Frame 1 (no input): blank canvas, image omitted
Frame 60 (the mouse pressed at the canvas centre just before this capture): blank canvas, image omitted
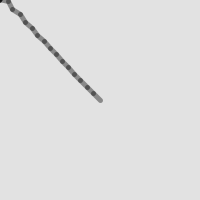
Frame 120 (the mouse held since frame 60 and released just before this capture)

The Processing sketch whose frames 1 and 60 were blank and that drew this single picture after the mouse press (run headless with seeded random() and noise(); from frame 60 on, the mouse is pressed at the canvas centre):

// Processing sketch: Follow3
// ── Follow3.pde
/**
 * Follow 3.
 * Based on code from Keith Peters (www.bit-101.com).
 * 
 * A segmented line follows the mouse. The relative angle from 
 * each segment to the next is calculated with atan2() and the 
 * position of the next is calculated with sin() and cos().
 */

float[] x = new float[20];
float[] y = new float[20];
float segLength = 9;

void setup() {
  size(200, 200);
  smooth();
  strokeWeight(5);
  stroke(0, 100);
}

void draw() {
  background(226);
  dragSegment(0, mouseX, mouseY);
  for (int i = 0; i < x.length - 1; i++) {
    dragSegment(i + 1, x[i], y[i]);
  }
}

void dragSegment(int i, float xin, float yin) {
  float dx = xin - x[i];
  float dy = yin - y[i];
  float angle = atan2(dy, dx);
  x[i] = xin - cos(angle) * segLength;
  y[i] = yin - sin(angle) * segLength;
  segment(x[i], y[i], angle);
}

void segment(float x, float y, float a) {
  pushMatrix();
  translate(x, y);
  rotate(a);
  line(0, 0, segLength, 0);
  popMatrix();
}
